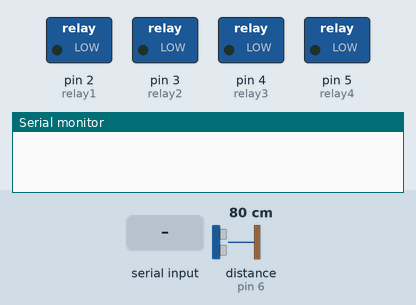
A sketch run on a simulated Arduino Uno, built with avr-gcc and run on an emulated ATmega328P. Parts: switched loads named in the sketch (green lamp = pin HIGH), the last lines printed to the serial monitor. Wiring (inferred from the names in the program): ultrasonic range finder: trigger pin 7; echo pin 6. The inputs (shaded band) are chosen by the test bench; at power-on: distance to the obstacle (sensor on pin 6) 80 cm. The echo pulse lasts 58.3 µs per cm; pins used as bus, display or sensor lines are not drawn.

Above: at 1.2 s.
1.3 s: "*forward#" received over Serial
At 3.0 s:
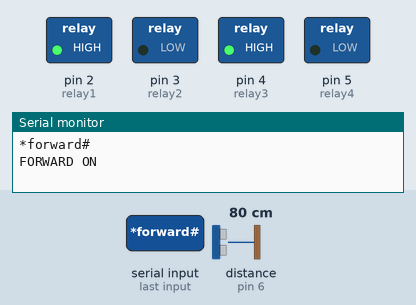
3.3 s: "*backward#" received over Serial
At 5.0 s:
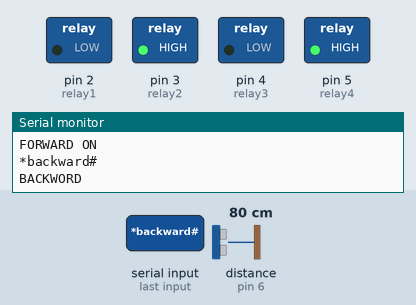
5.3 s: "*right#" received over Serial
At 6.0 s:
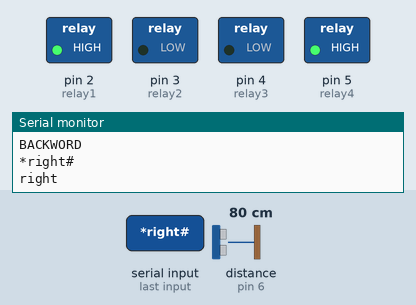
7.2 s: "*left#" received over Serial
At 7.9 s:
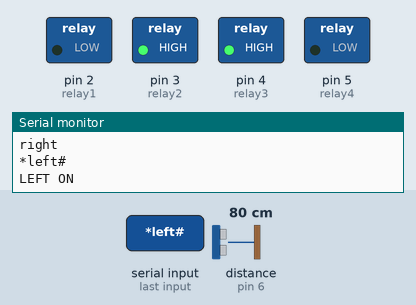
9.0 s: distance to the obstacle (sensor on pin 6) set to 12 cm
10.5 s: distance to the obstacle (sensor on pin 6) set to 9 cm
At 11.1 s:
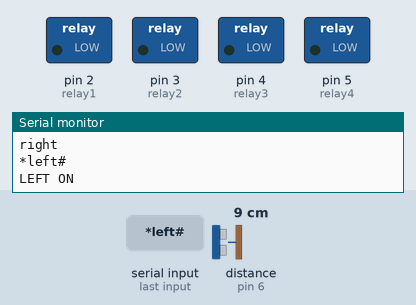
Timing chart, 0 to 13.0 s (numbered marks = the images above; inputs shaded):
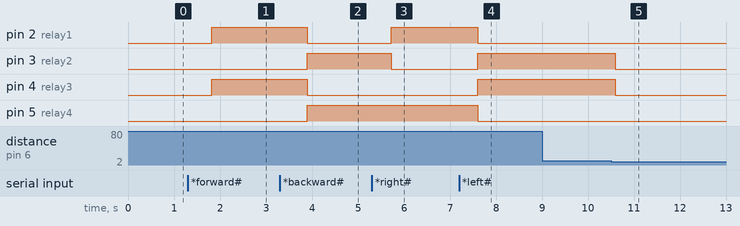

The sketch:

english_voice.ino
```cpp
int relay1=2;
int relay2=3;
int relay3=4;
int relay4=5;

#define echoPin1 6
#define trigPin1 7

long duration;
int distance;

String datain;
void setup() {
  // put your setup code here, to run once:

Serial.begin(9600);
pinMode(relay1,OUTPUT);
pinMode(relay2,OUTPUT);
pinMode(relay3,OUTPUT);
pinMode(relay4,OUTPUT);

pinMode(trigPin1, OUTPUT);
pinMode(echoPin1, INPUT);

}
int obstacle(int trigPinx, int echoPinx) {
  digitalWrite(trigPinx, LOW);
  delayMicroseconds(2);

  digitalWrite(trigPinx, HIGH);
  delayMicroseconds(10);
  digitalWrite(trigPinx, LOW);

  duration = pulseIn(echoPinx, HIGH);

  distance = duration * 0.034 / 2;
  return distance;
}
void loop() {
  // put your main code here, to run repeatedly:
  int dist1 = obstacle(trigPin1,echoPin1);
  if (dist1 < 10 ){
   digitalWrite(relay1,LOW);
        digitalWrite(relay2,LOW);
        digitalWrite(relay3,LOW);
        digitalWrite(relay4,LOW);
  }

  delay(100);

  if(Serial.available())
  {
    while(Serial.available() > 0)
    {
       char c = Serial.read();
      datain +=c;
      delay(50);
      }
      Serial.println(datain);
      if(datain=="*forward#")
      {
        Serial.println("FORWARD ON");
        digitalWrite(relay1,HIGH);
        digitalWrite(relay2,LOW);
        digitalWrite(relay3,HIGH);
        digitalWrite(relay4,LOW);
        }
        else if(datain=="*backward#")
        {
        digitalWrite(relay1,LOW);
        digitalWrite(relay2,HIGH);
        digitalWrite(relay3,LOW);
        digitalWrite(relay4,HIGH);
          Serial.println("BACKWORD");
          }

          else if(datain=="*right#")
        {
          Serial.println("right");
          digitalWrite(relay1,HIGH);
          digitalWrite(relay2,LOW);
          digitalWrite(relay3,LOW);
          digitalWrite(relay4,HIGH);
          }
          else if(datain=="*left#")
        {
          Serial.println("LEFT ON");
          digitalWrite(relay1,LOW);
          digitalWrite(relay2,HIGH);
          digitalWrite(relay3,HIGH);
           digitalWrite(relay4,LOW);
          }

       else if(datain=="*stop#")
      {
        Serial.println("stop");
        digitalWrite(relay1,LOW);
        digitalWrite(relay2,LOW);
        digitalWrite(relay3,LOW);
        digitalWrite(relay4,LOW);
        }
     datain="";
    }
}
```

Measured:
- the behaviour switches between 11 and 10 cm on distance to the obstacle (sensor on pin 6) (found by bisection; images 4 and 5)
- after the input at 1.3 s, pin 2 (relay1), pin 4 (relay3): LOW → HIGH after 0.52 s
- after the input at 3.3 s, pin 2 (relay1), pin 4 (relay3): HIGH → LOW after 0.60 s; pin 3 (relay2), pin 5 (relay4): LOW → HIGH after 0.60 s
- after the input at 5.3 s, pin 2 (relay1): LOW → HIGH after 0.42 s; pin 3 (relay2): HIGH → LOW after 0.42 s
- after the input at 7.2 s, pin 2 (relay1), pin 5 (relay4): HIGH → LOW after 0.40 s; pin 3 (relay2), pin 4 (relay3): LOW → HIGH after 0.40 s
- after the input at 9.0 s, every drawn part: stays the same
- after the input at 10.5 s, pin 3 (relay2), pin 4 (relay3): HIGH → LOW after 0.09 s
